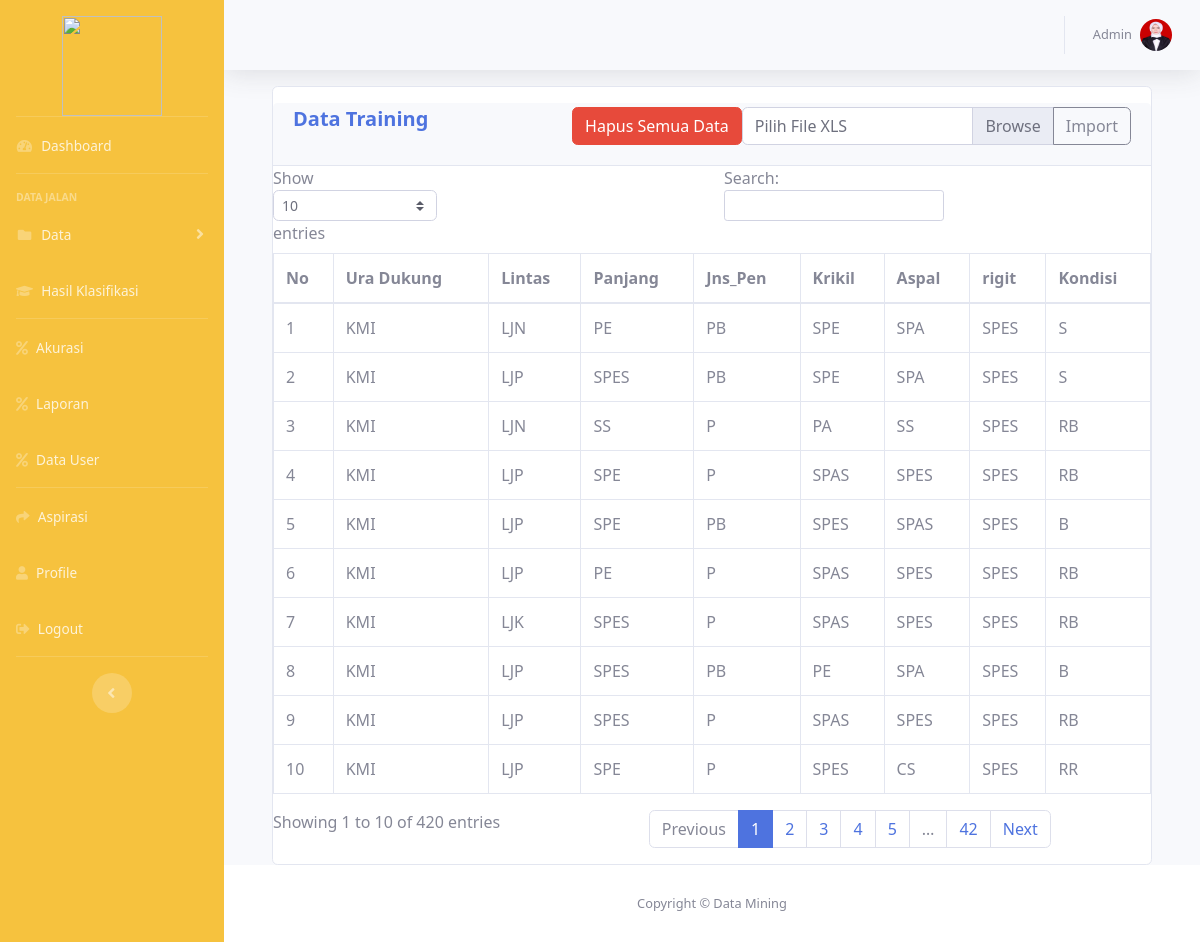
The app's page /index.php?page=datatraining (signed in) with its own data.
### tables this page shows
CREATE TABLE `datapreprocessing` (
  `id` int(11) NOT NULL,
  `ura_dukung` varchar(255) NOT NULL,
  `namaLintas` varchar(255) NOT NULL,
  `panjangRuas` varchar(255) NOT NULL,
  `jns_pen` varchar(255) NOT NULL,
  `tanah_krikil` varchar(255) NOT NULL,
  `aspal` varchar(255) NOT NULL,
  `rigit` varchar(255) NOT NULL,
  `target` varchar(255) NOT NULL
);

### Pages/data/datatraining.php (the view, shortened to what this page needs)
<?php
include 'koneksi.php';
?>
<div class="container-fluid">
    <div class="card mt-3">
        <div class="card-header py-1 mt-3">
            <form method="post" class="float-right" enctype="multipart/form-data" action="Pages/data/upload_aksi.php">
                <div class="input-group mb-3">
                    <div class="custom-file">
                        <label class="custom-file-label" for="inputGroupFile02">Pilih File XLS</label>
                    </div>
                    <div class="input-group-append">
                        <button class="btn btn-outline-secondary" name="upload" type="submit">Import</button>
                    </div>
                </div>
            </form>
            <button type="button" class="btn btn-danger float-right" data-toggle="modal" data-target="#HapusModal">Hapus Semua Data</button>
            <h5 class="font-weight-bold text-primary">Data Training</h5>
        </div>
        <div>
            <div class="table-responsive">
                <table class="table table-bordered" id="dataTable" width="100%" cellspacing="0">
                    <thead>
                        <tr>
                            <th>No</th>
                            <th>Ura Dukung</th>
                            <th>Lintas</th>
                            <th>Panjang</th>
                            <th>Jns_Pen</th>
                            <th>Krikil</th>
                            <th>Aspal</th>
                            <th>rigit</th>
                            <th>Kondisi</th>
                        </tr>
                    </thead>
                    <tbody>
                        <?php
                        $no = 1;
                        $data = mysqli_query($conn, "select * from datapreprocessing");
                        while ($d = mysqli_fetch_array($data)) {
                        ?>
                            <tr>
                                <td><?php echo $no++; ?></td>
                                <td><?php echo $d['ura_dukung']; ?></td>
                                <td><?php echo $d['namaLintas']; ?></td>
                                <td><?php echo $d['panjangRuas']; ?></td>
                                <td><?php echo $d['jns_pen']; ?></td>
                                <td><?php echo $d['tanah_krikil']; ?></td>
                                <td><?php echo $d['aspal']; ?></td>
                                <td><?php echo $d['rigit']; ?></td>
                                <td><?php echo $d['target']; ?></td>
                            </tr>
                        <?php
                        }
                        ?>
                    </tbody>
                </table>
            </div>
        </div>
    </div>
</div>

### css/custom.css (style rules this page uses)
body { font-family: 'Segoe UI', Tahoma, Geneva, Verdana, sans-serif; }

### records on screen
datapreprocessing: ura_dukung "KMI", namaLintas "LJN", panjangRuas "PE", jns_pen "PB", tanah_krikil "SPE", aspal "SPA", rigit "SPES", target "S"
datapreprocessing: ura_dukung "KMI", namaLintas "LJP", panjangRuas "SPES", jns_pen "PB", tanah_krikil "SPE", aspal "SPA", rigit "SPES", target "S"
datapreprocessing: ura_dukung "KMI", namaLintas "LJN", panjangRuas "SS", jns_pen "P", tanah_krikil "PA", aspal "SS", rigit "SPES", target "RB"
datapreprocessing: ura_dukung "KMI", namaLintas "LJP", panjangRuas "SPE", jns_pen "P", tanah_krikil "SPAS", aspal "SPES", rigit "SPES", target "RB"
datapreprocessing: ura_dukung "KMI", namaLintas "LJP", panjangRuas "SPE", jns_pen "PB", tanah_krikil "SPES", aspal "SPAS", rigit "SPES", target "B"
datapreprocessing: ura_dukung "KMI", namaLintas "LJP", panjangRuas "PE", jns_pen "P", tanah_krikil "SPAS", aspal "SPES", rigit "SPES", target "RB"
datapreprocessing: ura_dukung "KMI", namaLintas "LJK", panjangRuas "SPES", jns_pen "P", tanah_krikil "SPAS", aspal "SPES", rigit "SPES", target "RB"
datapreprocessing: ura_dukung "KMI", namaLintas "LJP", panjangRuas "SPES", jns_pen "PB", tanah_krikil "PE", aspal "SPA", rigit "SPES", target "B"
datapreprocessing: ura_dukung "KMI", namaLintas "LJP", panjangRuas "SPES", jns_pen "P", tanah_krikil "SPAS", aspal "SPES", rigit "SPES", target "RB"
datapreprocessing: ura_dukung "KMI", namaLintas "LJP", panjangRuas "SPE", jns_pen "P", tanah_krikil "SPES", aspal "CS", rigit "SPES", target "RR"

### other values on screen
$_SESSION['login']['nama'] "Admin"
